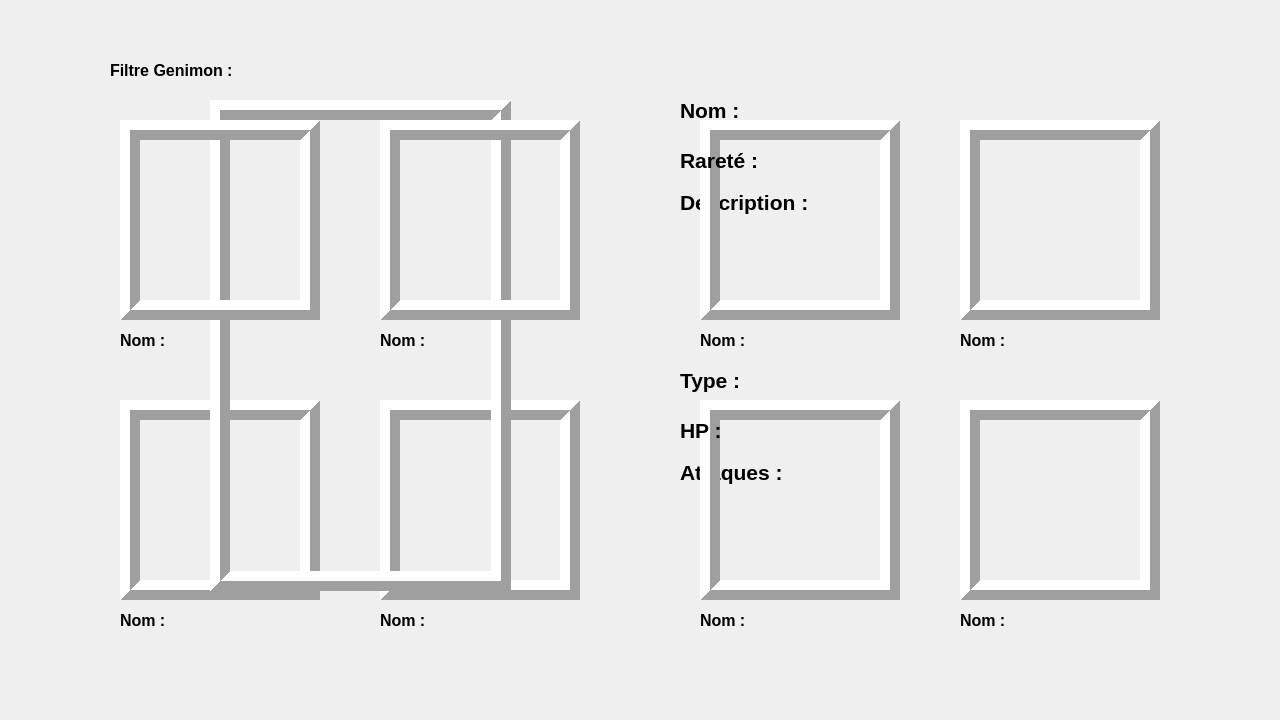
<?xml version="1.0" encoding="UTF-8"?>
<ui version="4.0">
 <class>Genidex</class>
 <widget class="QWidget" name="Genidex">
  <property name="geometry">
   <rect>
    <x>0</x>
    <y>0</y>
    <width>1280</width>
    <height>720</height>
   </rect>
  </property>
  <property name="windowTitle">
   <string>Form</string>
  </property>
  <widget class="QLabel" name="Genimon6">
   <property name="geometry">
    <rect>
     <x>380</x>
     <y>400</y>
     <width>200</width>
     <height>200</height>
    </rect>
   </property>
   <property name="frameShape">
    <enum>QFrame::Shape::Box</enum>
   </property>
   <property name="frameShadow">
    <enum>QFrame::Shadow::Raised</enum>
   </property>
   <property name="lineWidth">
    <number>10</number>
   </property>
   <property name="midLineWidth">
    <number>0</number>
   </property>
   <property name="text">
    <string/>
   </property>
  </widget>
  <widget class="QLabel" name="Attaque">
   <property name="geometry">
    <rect>
     <x>680</x>
     <y>460</y>
     <width>500</width>
     <height>150</height>
    </rect>
   </property>
   <property name="font">
    <font>
     <pointsize>16</pointsize>
     <bold>true</bold>
    </font>
   </property>
   <property name="text">
    <string>Attaques :</string>
   </property>
   <property name="alignment">
    <set>Qt::AlignmentFlag::AlignLeading|Qt::AlignmentFlag::AlignLeft|Qt::AlignmentFlag::AlignTop</set>
   </property>
  </widget>
  <widget class="QLabel" name="Genimon5">
   <property name="geometry">
    <rect>
     <x>120</x>
     <y>400</y>
     <width>200</width>
     <height>200</height>
    </rect>
   </property>
   <property name="frameShape">
    <enum>QFrame::Shape::Box</enum>
   </property>
   <property name="frameShadow">
    <enum>QFrame::Shadow::Raised</enum>
   </property>
   <property name="lineWidth">
    <number>10</number>
   </property>
   <property name="midLineWidth">
    <number>0</number>
   </property>
   <property name="text">
    <string/>
   </property>
  </widget>
  <widget class="QLabel" name="BackGround">
   <property name="geometry">
    <rect>
     <x>-5</x>
     <y>-35</y>
     <width>1300</width>
     <height>800</height>
    </rect>
   </property>
   <property name="autoFillBackground">
    <bool>true</bool>
   </property>
   <property name="text">
    <string/>
   </property>
   <property name="pixmap">
    <pixmap resource="Image.qrc">:/Decor/Image_Qt/Decor/Livre2D_V2.png</pixmap>
   </property>
   <property name="scaledContents">
    <bool>true</bool>
   </property>
  </widget>
  <widget class="QLabel" name="Nom1">
   <property name="geometry">
    <rect>
     <x>120</x>
     <y>320</y>
     <width>201</width>
     <height>41</height>
    </rect>
   </property>
   <property name="font">
    <font>
     <pointsize>12</pointsize>
     <bold>true</bold>
    </font>
   </property>
   <property name="text">
    <string>Nom :</string>
   </property>
  </widget>
  <widget class="QLabel" name="Genimon7">
   <property name="geometry">
    <rect>
     <x>700</x>
     <y>400</y>
     <width>200</width>
     <height>200</height>
    </rect>
   </property>
   <property name="frameShape">
    <enum>QFrame::Shape::Box</enum>
   </property>
   <property name="frameShadow">
    <enum>QFrame::Shadow::Raised</enum>
   </property>
   <property name="lineWidth">
    <number>10</number>
   </property>
   <property name="midLineWidth">
    <number>0</number>
   </property>
   <property name="text">
    <string/>
   </property>
  </widget>
  <widget class="QLabel" name="Genimon4">
   <property name="geometry">
    <rect>
     <x>960</x>
     <y>120</y>
     <width>200</width>
     <height>200</height>
    </rect>
   </property>
   <property name="frameShape">
    <enum>QFrame::Shape::Box</enum>
   </property>
   <property name="frameShadow">
    <enum>QFrame::Shadow::Raised</enum>
   </property>
   <property name="lineWidth">
    <number>10</number>
   </property>
   <property name="midLineWidth">
    <number>0</number>
   </property>
   <property name="text">
    <string/>
   </property>
  </widget>
  <widget class="QLabel" name="Nom8">
   <property name="geometry">
    <rect>
     <x>960</x>
     <y>600</y>
     <width>201</width>
     <height>41</height>
    </rect>
   </property>
   <property name="font">
    <font>
     <pointsize>12</pointsize>
     <bold>true</bold>
    </font>
   </property>
   <property name="text">
    <string>Nom :</string>
   </property>
  </widget>
  <widget class="QLabel" name="Nom2">
   <property name="geometry">
    <rect>
     <x>380</x>
     <y>320</y>
     <width>201</width>
     <height>41</height>
    </rect>
   </property>
   <property name="font">
    <font>
     <pointsize>12</pointsize>
     <bold>true</bold>
    </font>
   </property>
   <property name="text">
    <string>Nom :</string>
   </property>
  </widget>
  <widget class="QLabel" name="Genimon">
   <property name="geometry">
    <rect>
     <x>210</x>
     <y>100</y>
     <width>301</width>
     <height>491</height>
    </rect>
   </property>
   <property name="frameShape">
    <enum>QFrame::Shape::Box</enum>
   </property>
   <property name="frameShadow">
    <enum>QFrame::Shadow::Raised</enum>
   </property>
   <property name="lineWidth">
    <number>10</number>
   </property>
   <property name="midLineWidth">
    <number>0</number>
   </property>
   <property name="text">
    <string/>
   </property>
  </widget>
  <widget class="QLabel" name="Genimon2">
   <property name="geometry">
    <rect>
     <x>380</x>
     <y>120</y>
     <width>200</width>
     <height>200</height>
    </rect>
   </property>
   <property name="frameShape">
    <enum>QFrame::Shape::Box</enum>
   </property>
   <property name="frameShadow">
    <enum>QFrame::Shadow::Raised</enum>
   </property>
   <property name="lineWidth">
    <number>10</number>
   </property>
   <property name="midLineWidth">
    <number>0</number>
   </property>
   <property name="text">
    <string/>
   </property>
  </widget>
  <widget class="QLabel" name="Nom3">
   <property name="geometry">
    <rect>
     <x>700</x>
     <y>320</y>
     <width>201</width>
     <height>41</height>
    </rect>
   </property>
   <property name="font">
    <font>
     <pointsize>12</pointsize>
     <bold>true</bold>
    </font>
   </property>
   <property name="text">
    <string>Nom :</string>
   </property>
  </widget>
  <widget class="QLabel" name="Genimon1">
   <property name="geometry">
    <rect>
     <x>120</x>
     <y>120</y>
     <width>200</width>
     <height>200</height>
    </rect>
   </property>
   <property name="frameShape">
    <enum>QFrame::Shape::Box</enum>
   </property>
   <property name="frameShadow">
    <enum>QFrame::Shadow::Raised</enum>
   </property>
   <property name="lineWidth">
    <number>10</number>
   </property>
   <property name="midLineWidth">
    <number>0</number>
   </property>
   <property name="text">
    <string/>
   </property>
  </widget>
  <widget class="QLabel" name="HP">
   <property name="geometry">
    <rect>
     <x>680</x>
     <y>410</y>
     <width>500</width>
     <height>41</height>
    </rect>
   </property>
   <property name="font">
    <font>
     <pointsize>16</pointsize>
     <bold>true</bold>
    </font>
   </property>
   <property name="text">
    <string>HP :</string>
   </property>
  </widget>
  <widget class="QLabel" name="Nom7">
   <property name="geometry">
    <rect>
     <x>700</x>
     <y>600</y>
     <width>201</width>
     <height>41</height>
    </rect>
   </property>
   <property name="font">
    <font>
     <pointsize>12</pointsize>
     <bold>true</bold>
    </font>
   </property>
   <property name="text">
    <string>Nom :</string>
   </property>
  </widget>
  <widget class="QLabel" name="Description">
   <property name="geometry">
    <rect>
     <x>680</x>
     <y>190</y>
     <width>500</width>
     <height>150</height>
    </rect>
   </property>
   <property name="font">
    <font>
     <pointsize>16</pointsize>
     <bold>true</bold>
    </font>
   </property>
   <property name="autoFillBackground">
    <bool>false</bool>
   </property>
   <property name="text">
    <string>Description : </string>
   </property>
   <property name="alignment">
    <set>Qt::AlignmentFlag::AlignLeading|Qt::AlignmentFlag::AlignLeft|Qt::AlignmentFlag::AlignTop</set>
   </property>
   <property name="wordWrap">
    <bool>true</bool>
   </property>
  </widget>
  <widget class="QLabel" name="Genimon3">
   <property name="geometry">
    <rect>
     <x>700</x>
     <y>120</y>
     <width>200</width>
     <height>200</height>
    </rect>
   </property>
   <property name="frameShape">
    <enum>QFrame::Shape::Box</enum>
   </property>
   <property name="frameShadow">
    <enum>QFrame::Shadow::Raised</enum>
   </property>
   <property name="lineWidth">
    <number>10</number>
   </property>
   <property name="midLineWidth">
    <number>0</number>
   </property>
   <property name="text">
    <string/>
   </property>
  </widget>
  <widget class="QLabel" name="Filtre">
   <property name="geometry">
    <rect>
     <x>110</x>
     <y>50</y>
     <width>201</width>
     <height>41</height>
    </rect>
   </property>
   <property name="font">
    <font>
     <pointsize>12</pointsize>
     <bold>true</bold>
    </font>
   </property>
   <property name="text">
    <string>Filtre Genimon :</string>
   </property>
  </widget>
  <widget class="QLabel" name="Nom">
   <property name="geometry">
    <rect>
     <x>680</x>
     <y>90</y>
     <width>500</width>
     <height>41</height>
    </rect>
   </property>
   <property name="font">
    <font>
     <pointsize>16</pointsize>
     <bold>true</bold>
    </font>
   </property>
   <property name="text">
    <string>Nom :</string>
   </property>
  </widget>
  <widget class="QLabel" name="Type">
   <property name="geometry">
    <rect>
     <x>680</x>
     <y>360</y>
     <width>500</width>
     <height>41</height>
    </rect>
   </property>
   <property name="font">
    <font>
     <pointsize>16</pointsize>
     <bold>true</bold>
    </font>
   </property>
   <property name="text">
    <string>Type :</string>
   </property>
  </widget>
  <widget class="QLabel" name="Genimon8">
   <property name="geometry">
    <rect>
     <x>960</x>
     <y>400</y>
     <width>200</width>
     <height>200</height>
    </rect>
   </property>
   <property name="frameShape">
    <enum>QFrame::Shape::Box</enum>
   </property>
   <property name="frameShadow">
    <enum>QFrame::Shadow::Raised</enum>
   </property>
   <property name="lineWidth">
    <number>10</number>
   </property>
   <property name="midLineWidth">
    <number>0</number>
   </property>
   <property name="text">
    <string/>
   </property>
  </widget>
  <widget class="QLabel" name="Nom4">
   <property name="geometry">
    <rect>
     <x>960</x>
     <y>320</y>
     <width>201</width>
     <height>41</height>
    </rect>
   </property>
   <property name="font">
    <font>
     <pointsize>12</pointsize>
     <bold>true</bold>
    </font>
   </property>
   <property name="text">
    <string>Nom :</string>
   </property>
  </widget>
  <widget class="QLabel" name="Nom5">
   <property name="geometry">
    <rect>
     <x>120</x>
     <y>600</y>
     <width>201</width>
     <height>41</height>
    </rect>
   </property>
   <property name="font">
    <font>
     <pointsize>12</pointsize>
     <bold>true</bold>
    </font>
   </property>
   <property name="text">
    <string>Nom :</string>
   </property>
  </widget>
  <widget class="QLabel" name="Rarete">
   <property name="geometry">
    <rect>
     <x>680</x>
     <y>140</y>
     <width>500</width>
     <height>41</height>
    </rect>
   </property>
   <property name="font">
    <font>
     <pointsize>16</pointsize>
     <bold>true</bold>
    </font>
   </property>
   <property name="text">
    <string>Rareté :</string>
   </property>
  </widget>
  <widget class="QLabel" name="Nom6">
   <property name="geometry">
    <rect>
     <x>380</x>
     <y>600</y>
     <width>201</width>
     <height>41</height>
    </rect>
   </property>
   <property name="font">
    <font>
     <pointsize>12</pointsize>
     <bold>true</bold>
    </font>
   </property>
   <property name="text">
    <string>Nom :</string>
   </property>
  </widget>
  <zorder>BackGround</zorder>
  <zorder>Genimon6</zorder>
  <zorder>Attaque</zorder>
  <zorder>Genimon5</zorder>
  <zorder>Nom1</zorder>
  <zorder>Genimon7</zorder>
  <zorder>Genimon4</zorder>
  <zorder>Nom8</zorder>
  <zorder>Nom2</zorder>
  <zorder>Genimon</zorder>
  <zorder>Genimon2</zorder>
  <zorder>Nom3</zorder>
  <zorder>Genimon1</zorder>
  <zorder>HP</zorder>
  <zorder>Nom7</zorder>
  <zorder>Description</zorder>
  <zorder>Genimon3</zorder>
  <zorder>Filtre</zorder>
  <zorder>Nom</zorder>
  <zorder>Type</zorder>
  <zorder>Genimon8</zorder>
  <zorder>Nom4</zorder>
  <zorder>Nom5</zorder>
  <zorder>Rarete</zorder>
  <zorder>Nom6</zorder>
 </widget>
 <resources>
  <include location="Image.qrc"/>
 </resources>
 <connections/>
</ui>
